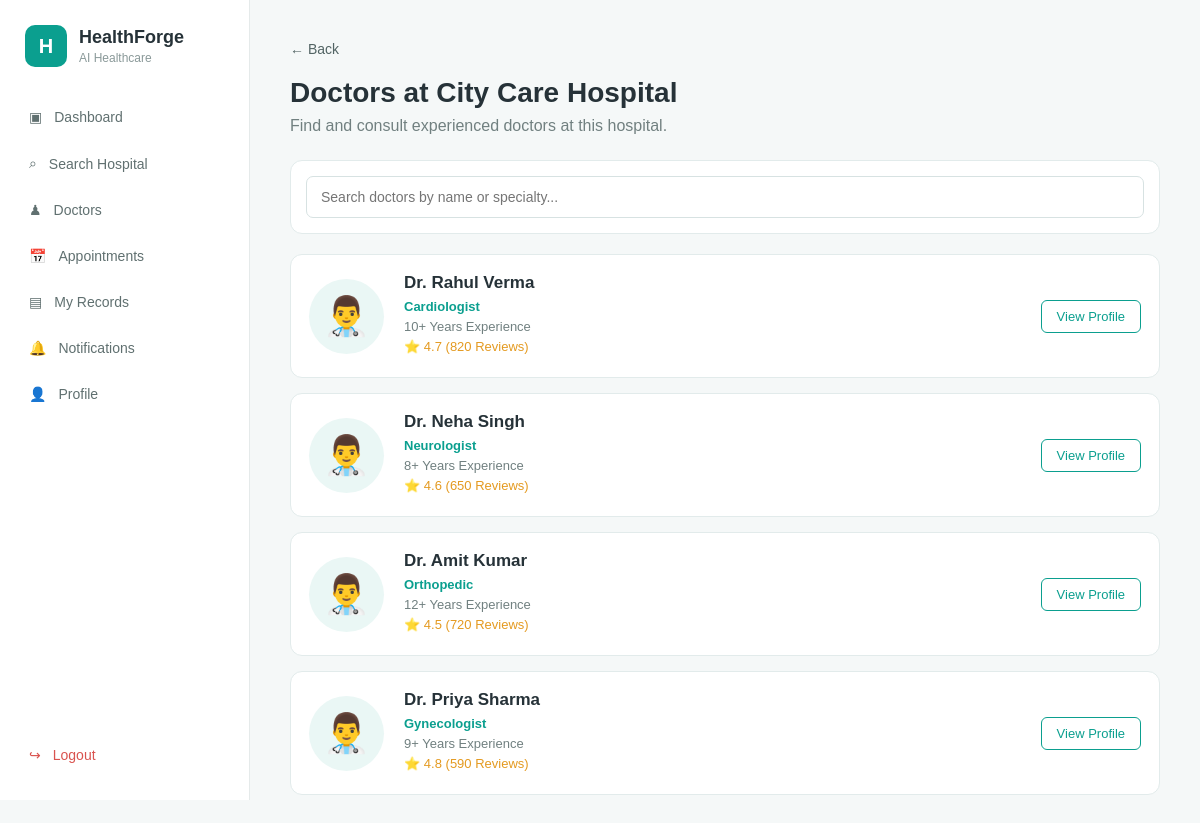
Screenshot of /hospital/1/doctors (signed in) with the database file from the repository.
### app.py (models this page shows)
class Hospital(db.Model):
    id = db.Column(
        db.Integer,
        primary_key=True
    )
    name = db.Column(
        db.String(150),
        nullable=False
    )
    location = db.Column(
        db.String(150),
        nullable=False
    )
    description = db.Column(
        db.Text
    )
    rating = db.Column(
        db.Float
    )
    review_count = db.Column(
        db.Integer,
        default=0
    )
    image = db.Column(
        db.String(255)
    )
    beds = db.relationship(
        "Bed",
        backref="hospital",
        lazy=True
    )
    doctors = db.relationship(
    "Doctor",
    backref="hospital",
    lazy=True
    )

class Doctor(db.Model):
    id = db.Column(
        db.Integer,
        primary_key=True
    )
    hospital_id = db.Column(
        db.Integer,
        db.ForeignKey("hospital.id"),
        nullable=False
    )
    name = db.Column(
        db.String(100),
        nullable=False
    )
    specialization = db.Column(
        db.String(100),
        nullable=False
    )
    experience = db.Column(
        db.Integer,
        nullable=False
    )
    qualification = db.Column(
        db.String(200)
    )
    consultation_fee = db.Column(
        db.Integer
    )
    available_days = db.Column(
        db.String(100)
    )
    timings = db.Column(
        db.String(100)
    )
    rating = db.Column(
        db.Float,
        default=0
    )
    review_count = db.Column(
        db.Integer,
        default=0
    )

### app.py (the view)
@app.route("/hospital/<int:hospital_id>/doctors")
def doctor_list(hospital_id):
    if "patient_id" not in session:
        return redirect(url_for("role_login", role="patient"))
    hospital = db.session.get(
        Hospital,
        hospital_id
    )
    if hospital is None:
        return "Hospital not found", 404
    doctors = Doctor.query.filter_by(
        hospital_id=hospital_id
    ).all()
    return render_template(
        "doctors.html",
        hospital=hospital,
        doctors=doctors
    )

### app.py (called while the page is built)
@app.context_processor
def inject_notification_count():
    unread_notification_count = 0
    if "patient_id" in session:
        unread_notification_count = Notification.query.filter_by(
            patient_id=session["patient_id"],
            is_read=False
        ).count()
    return {
        "unread_notification_count": unread_notification_count
    }

@app.context_processor
def merged_globals():
    unread = sum(1 for n in doctor_notifications if not n["read"])
    return {
        "doctor": DOCTOR,
        "unread_notifications": unread,
        "today": date.today().strftime("%d %b %Y"),
    }

### templates/doctors.html (shortened to what this page needs)
{% extends "base.html" %}
{% block content %}
<a
    href="{{ url_for('hospital_details', hospital_id=hospital.id) }}"
    class="back-link"
>
    ← Back
</a>
<div class="page-header">
    <h1>
        Doctors at {{ hospital.name }}
    </h1>
    <p>
        Find and consult experienced doctors at this hospital.
    </p>
</div>
<div class="doctor-search">
    <input
        type="text"
        placeholder="Search doctors by name or specialty..."
    >
</div>
<div class="doctor-list">
    {% for doctor in doctors %}
    <div class="doctor-card">
        <div class="doctor-image">
            <span>👨‍⚕️</span>
        </div>
        <div class="doctor-info">
            <h2>
                {{ doctor.name }}
            </h2>
            <p class="doctor-specialization">
                {{ doctor.specialization }}
            </p>
            <p>
                {{ doctor.experience }}+ Years Experience
            </p>
            <p class="doctor-rating">
                ⭐ {{ doctor.rating }}
                ({{ doctor.review_count }} Reviews)
            </p>
        </div>
        <div class="doctor-action">
            <a
                href="{{ url_for('doctor_profile', doctor_id=doctor.id) }}"
                class="view-button"
            >
                View Profile
            </a>
        </div>
    </div>
    {% endfor %}
</div>
{% endblock %}

### static/css/style.css (style rules this page uses)
* { box-sizing: border-box; margin: 0; padding: 0; }
body { font-family: Arial, sans-serif; background: #f5f8f8; color: #263238; }
.page-header { margin-bottom: 25px; }
.page-header h1 { font-size: 28px; margin-bottom: 8px; }
.page-header p { color: #718080; }
.view-button { display: inline-block; padding: 8px 15px; border: 1px solid #0b9f8f; border-radius: 6px; color: #0b9f8f; text-decoration: none; font-size: 13px; }
.back-link { display: inline-block; margin-bottom: 20px; color: #526464; text-decoration: none; font-size: 14px; }
.doctor-search { background: white; border: 1px solid #e2ebeb; border-radius: 12px; padding: 15px; margin-bottom: 20px; }
.doctor-search input { width: 100%; padding: 12px 14px; border: 1px solid #d7e2e2; border-radius: 7px; outline: none; font-size: 14px; }
.doctor-list { display: flex; flex-direction: column; gap: 15px; }
.doctor-card { background: white; border: 1px solid #e2ebeb; border-radius: 12px; padding: 18px; display: flex; align-items: center; gap: 20px; }
.doctor-image { width: 75px; height: 75px; flex-shrink: 0; border-radius: 50%; background: #eaf7f5; display: flex; align-items: center; justify-content: center; font-size: 38px; }
.doctor-info { flex: 1; }
.doctor-info h2 { font-size: 17px; margin-bottom: 6px; }
.doctor-info p { color: #718080; font-size: 13px; margin-bottom: 5px; }
.doctor-specialization { color: #0b9f8f !important; font-weight: 600; }
.doctor-rating { color: #e49a20 !important; }
.doctor-action { margin-left: auto; }

### rows the page displays
Hospital: name "City Care Hospital"
Doctor: name "Dr. Rahul Verma", specialization "Cardiologist", experience "10", rating "4.7", review_count "820"
Doctor: name "Dr. Neha Singh", specialization "Neurologist", experience "8", rating "4.6", review_count "650"
Doctor: name "Dr. Amit Kumar", specialization "Orthopedic", experience "12", rating "4.5", review_count "720"
Doctor: name "Dr. Priya Sharma", specialization "Gynecologist", experience "9", rating "4.8", review_count "590"
